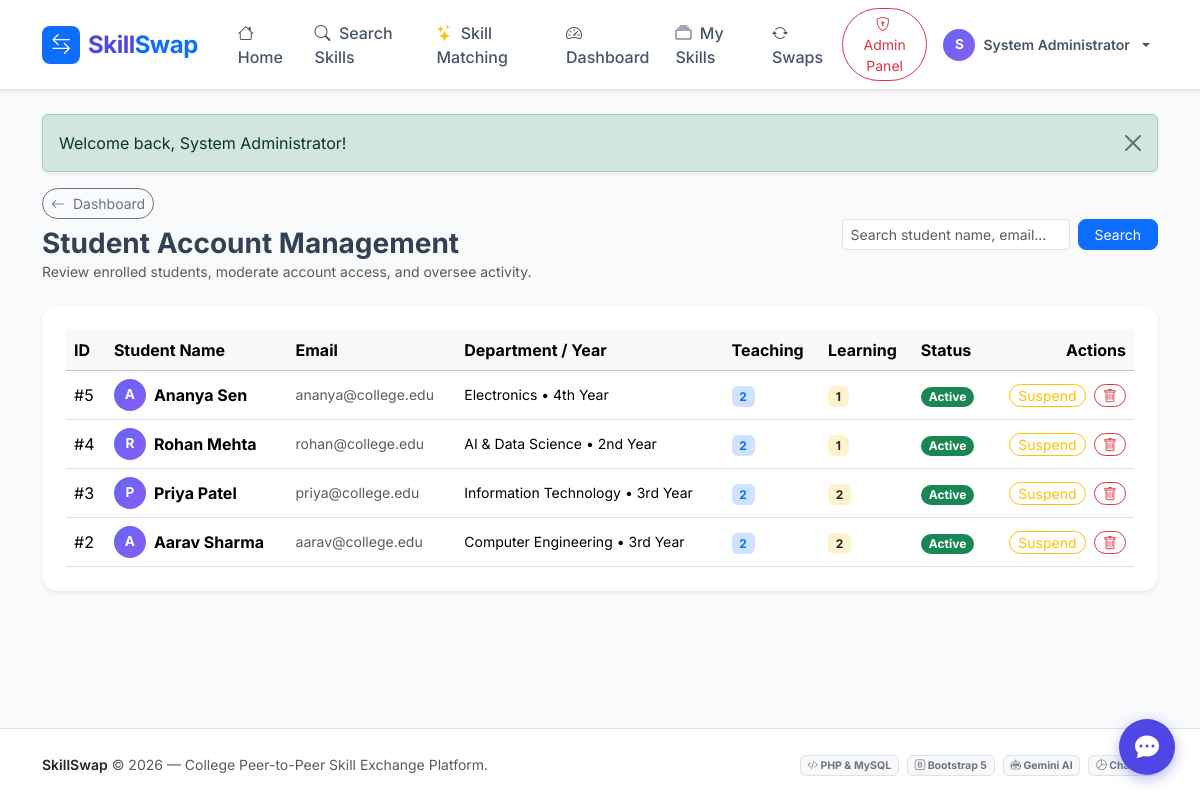
/admin/manage_users.php (signed in), run on the app's committed database.
### tables this page shows
CREATE TABLE IF NOT EXISTS `users` (
    `id` INT AUTO_INCREMENT PRIMARY KEY,
    `name` VARCHAR(100) NOT NULL,
    `email` VARCHAR(120) NOT NULL UNIQUE,
    `password` VARCHAR(255) NOT NULL,
    `role` ENUM('student', 'admin') DEFAULT 'student',
    `college_id` VARCHAR(50) DEFAULT NULL,
    `department` VARCHAR(100) DEFAULT 'Computer Science',
    `year_of_study` VARCHAR(20) DEFAULT '3rd Year',
    `bio` TEXT DEFAULT NULL,
    `contact_info` VARCHAR(255) DEFAULT NULL,
    `avatar` VARCHAR(255) DEFAULT 'default_avatar.png',
    `status` ENUM('active', 'suspended') DEFAULT 'active',
    `created_at` DATETIME DEFAULT CURRENT_TIMESTAMP
);

### config/db.php (called while the page is built, shortened)
<?php
function sanitize($data) {
    return htmlspecialchars(trim($data ?? ''), ENT_QUOTES, 'UTF-8');
}
function app_path($subpath = '') {
    $docRoot = str_replace('\\', '/', $_SERVER['DOCUMENT_ROOT'] ?? '');
    $curDir  = str_replace('\\', '/', dirname(__DIR__));
    $rel = str_replace($docRoot, '', $curDir);
    $rel = rtrim($rel, '/');
    return $rel . ($subpath ? '/' . ltrim($subpath, '/') : '');
}

### admin/manage_users.php (the view, shortened to what this page needs)
<?php
require_once __DIR__ . '/../config/db.php';
$db = get_db_connection();
$search = trim($_GET['q'] ?? '');
$query = "SELECT u.*,
                 (SELECT COUNT(*) FROM skills WHERE user_id = u.id AND type = 'teach') as teach_count,
                 (SELECT COUNT(*) FROM skills WHERE user_id = u.id AND type = 'learn') as learn_count
          FROM users u
          WHERE u.role = 'student'";
$params = [];
$query .= " ORDER BY u.id DESC";
$stmt = $db->prepare($query);
$stmt->execute($params);
$students = $stmt->fetchAll();
require_once __DIR__ . '/../includes/header.php';
?>
<div class="d-flex flex-column flex-md-row justify-content-between align-items-start align-items-md-center mb-4 gap-3">
    <div>
        <a href="<?= app_path('admin/dashboard.php'); ?>" class="btn btn-outline-secondary btn-sm rounded-pill mb-2">
            <i class="bi bi-arrow-left me-1"></i> Dashboard
        </a>
        <h3 class="fw-bold mb-0">Student Account Management</h3>
        <p class="text-muted small mb-0">Review enrolled students, moderate account access, and oversee activity.</p>
    </div>
    <div>
        <form method="GET" action="" class="d-flex gap-2">
            <input type="text" name="q" class="form-control form-control-sm" placeholder="Search student name, email..." value="<?= sanitize($search); ?>">
            <button type="submit" class="btn btn-primary btn-sm px-3 rounded-3">Search</button>
        </form>
    </div>
</div>
<div class="card border-0 shadow-sm rounded-4 p-4 bg-white">
    <div class="table-responsive">
        <table class="table table-hover align-middle mb-0">
            <thead class="table-light">
                <tr>
                    <th>ID</th>
                    <th>Student Name</th>
                    <th>Email</th>
                    <th>Department / Year</th>
                    <th>Teaching</th>
                    <th>Learning</th>
                    <th>Status</th>
                    <th class="text-end">Actions</th>
                </tr>
            </thead>
            <tbody>
                <?php if (empty($students)): ?>
                    <tr>
                        <td colspan="8" class="text-center py-4 text-muted">No students found matching query.</td>
                    </tr>
                <?php else: ?>
                    <?php foreach ($students as $stu): ?>
                        <tr>
                            <td>#<?= $stu['id']; ?></td>
                            <td>
                                <div class="d-flex align-items-center gap-2">
                                    <div class="avatar-circle avatar-circle-sm">
                                        <?= strtoupper(substr($stu['name'], 0, 1)); ?>
                                    </div>
                                    <span class="fw-bold"><?= sanitize($stu['name']); ?></span>
                                </div>
                            </td>
                            <td class="small text-muted"><?= sanitize($stu['email']); ?></td>
                            <td class="small"><?= sanitize($stu['department']); ?> &bull; <?= sanitize($stu['year_of_study']); ?></td>
                            <td><span class="badge bg-primary-subtle text-primary"><?= $stu['teach_count']; ?></span></td>
                            <td><span class="badge bg-warning-subtle text-dark"><?= $stu['learn_count']; ?></span></td>
                            <td>
                                <span class="badge <?= ($stu['status'] === 'active') ? 'bg-success' : 'bg-danger'; ?> rounded-pill px-2 py-1">
                                    <?= ucfirst($stu['status']); ?>
                                </span>
                            </td>
                            <td class="text-end">
                                <form method="POST" action="" class="d-inline">
                                    <button type="submit" class="btn btn-sm btn-outline-warning rounded-pill px-2 py-0 me-1" title="Toggle Active / Suspended">
                                        <?= ($stu['status'] === 'active') ? 'Suspend' : 'Activate'; ?>
                                    </button>
                                </form>
                                <form method="POST" action="" class="d-inline" onsubmit="return confirm('Permanently delete this student account?');">
                                    <button type="submit" class="btn btn-sm btn-outline-danger rounded-pill px-2 py-0" title="Delete Account">
                                        <i class="bi bi-trash"></i>
                                    </button>
                                </form>
                            </td>
                        </tr>
                    <?php endforeach; ?>
                <?php endif; ?>
            </tbody>
        </table>
    </div>
</div>
<?php require_once __DIR__ . '/../includes/footer.php'; ?>

### assets/css/style.css (style rules this page uses)
:root { --primary: #4f46e5; --primary-hover: #4338ca; --primary-light: #eef2ff; --secondary: #0ea5e9; --success: #10b981; --warning: #f59e0b; --danger: #ef4444; --dark: #0f172a; --gray-bg: #f8fafc; --card-shadow: 0 10px 25px -5px rgba(0, 0, 0, 0.05), 0 8px 10px -6px rgba(0, 0, 0, 0.03); --hover-shadow: 0 20px 25px -5px rgba(0, 0, 0, 0.1), 0 8px 10px -6px rgba(0, 0, 0, 0.04); }
body { font-family: 'Inter', -apple-system, BlinkMacSystemFont, "Segoe UI", Roboto, Helvetica, Arial, sans-serif; background-color: var(--gray-bg); color: #334155; min-height: 100vh; display: flex; flex-direction: column; }
.avatar-circle { width: 44px; height: 44px; border-radius: 50%; background: linear-gradient(135deg, #6366f1, #8b5cf6); color: white; display: flex; align-items: center; justify-content: center; font-weight: 700; font-size: 1.1rem; }
.avatar-circle-sm { width: 32px; height: 32px; font-size: 0.85rem; }

### data on the page
users: id "5", name "A", name "Ananya Sen", email "ananya@college.edu", department "Electronics", year_of_study "4th Year", teach_count "2", learn_count "1", status "Active", shows "Suspend"
users: id "4", name "R", name "Rohan Mehta", email "rohan@college.edu", department "AI & Data Science", year_of_study "2nd Year", teach_count "2", learn_count "1", status "Active", shows "Suspend"
users: id "3", name "P", name "Priya Patel", email "priya@college.edu", department "Information Technology", year_of_study "3rd Year", teach_count "2", learn_count "2", status "Active", shows "Suspend"
users: id "2", name "A", name "Aarav Sharma", email "aarav@college.edu", department "Computer Engineering", year_of_study "3rd Year", teach_count "2", learn_count "2", status "Active", shows "Suspend"

### other printed values
substr($_SESSION['user_name'] ?? 'U', 0, 1) "S"
$_SESSION['user_name'] "System Administrator"
$flash['message'] "Welcome back, System Administrator!"
